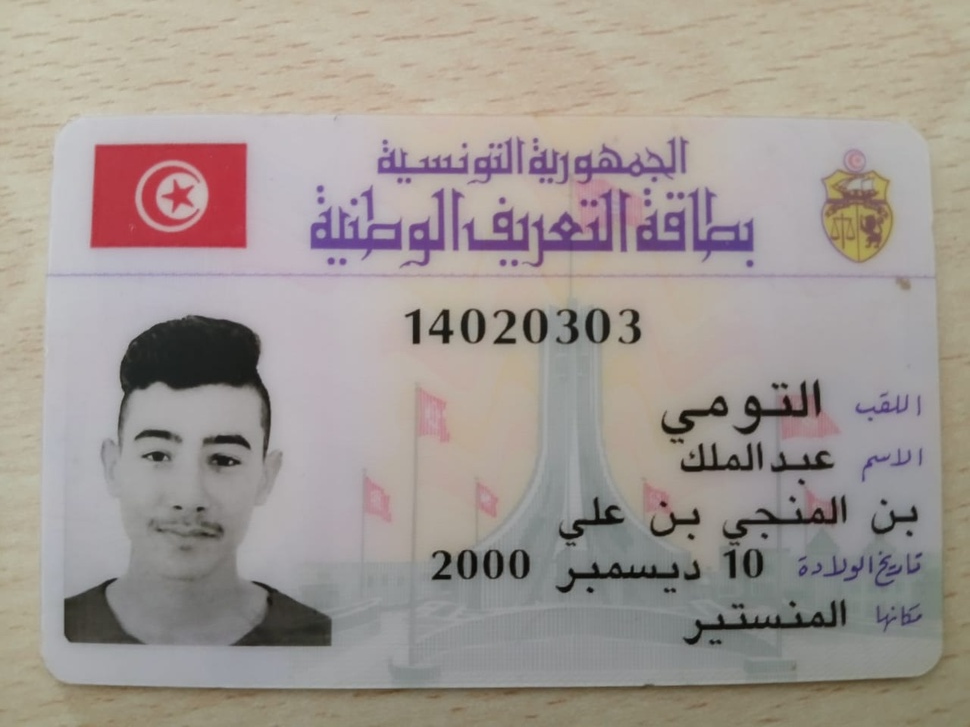
#> input picture src/cin_melik.jpg, 970 x 727 px, shrunk from 1280 x 960 before the run
$ python face_cin_extraction.py
#> lines starting #> are read from the running program, lines starting #| are printed output that depends on the picture
import cv2
import os

def extract_face(image_path, output_folder, face_id, count, face_cascade_path=None):
    """
    Extracts a face from an image, converts it to grayscale, and saves it to the specified output path.

    Parameters:
        image_path (str): Path to the input image.
        output_folder (str): Path to save the extracted face.
        face_id (int): ID of the person whose face is being extracted.
        count (int): Image count for the given face_id (used for naming convention).
        face_cascade_path (str, optional): Path to the Haar cascade XML file for face detection.

    Returns:
        bool: True if a face is successfully detected and saved, False otherwise.
    """
#> called with image_path = 'cin_melik.jpg', output_folder = 'images/', face_id = 1, count = 0
    # Use default Haar cascade if none is provided
    if face_cascade_path is None:
        face_cascade_path = cv2.data.haarcascades + 'haarcascade_frontalface_default.xml'

    # Load the Haar cascade for face detection
    face_cascade = cv2.CascadeClassifier(face_cascade_path)

    if face_cascade.empty():
        print(f"Error: Unable to load Haar cascade from {face_cascade_path}")
        return False

    # Read the input image
    image = cv2.imread(image_path)
#> image is the input picture: shape (727, 970, 3); mean B, G, R 146.7, 151.9, 160.6
    if image is None:
        print(f"Error: Unable to load image at {image_path}")
        return False

    # Convert the image to grayscale (Haar cascades require grayscale images)
    gray = cv2.cvtColor(image, cv2.COLOR_BGR2GRAY)
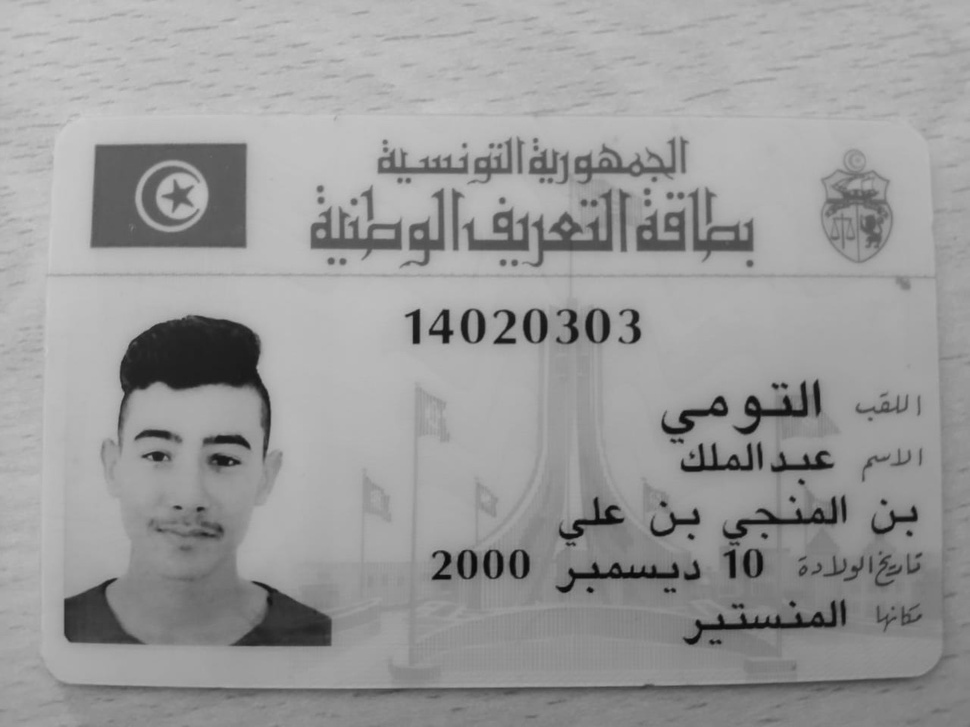
#> gray: shape (727, 970); min 7, max 206, mean 153.9

    # Detect faces in the image
    faces = face_cascade.detectMultiScale(gray, scaleFactor=1.1, minNeighbors=5, minSize=(50, 50))
#> faces = [[84, 372, 210, 210]]

    if len(faces) == 0:
        print("No face detected in the image.")
        return False

    # Assume the first detected face is the target
    (x, y, w, h) = faces[0]
#> x = 84; y = 372; w = 210; h = 210

    # Crop the face from the image
    face = gray[y:y+h, x:x+w]  # Keep it in grayscale
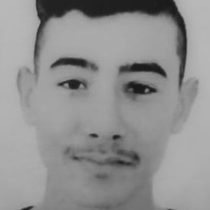
#> face: shape (210, 210); min 21, max 185, mean 144.2

    # Save the cropped face to the output path directly in the output folder (no subfolder)
    output_image = os.path.join(output_folder, f"Users-{face_id}-{count+1}.jpg")
    cv2.imwrite(output_image, face)
    print(f"Face extracted and saved to {output_image}")
    return True

# Example usage
if __name__ == "__main__":
    input_image = "cin_melik.jpg"  # Replace with the path to your image
    output_folder = "images/"  # Replace with your desired output folder

    # Face ID and count for the naming convention
    face_id = 1  # Replace with the appropriate face ID
    count = 0  # Count of the images for the given face_id

    # Extract the face
    success = extract_face(input_image, output_folder, face_id, count)
    if success:
        print("Face extraction completed successfully.")
    else:
        print("Face extraction failed.")
